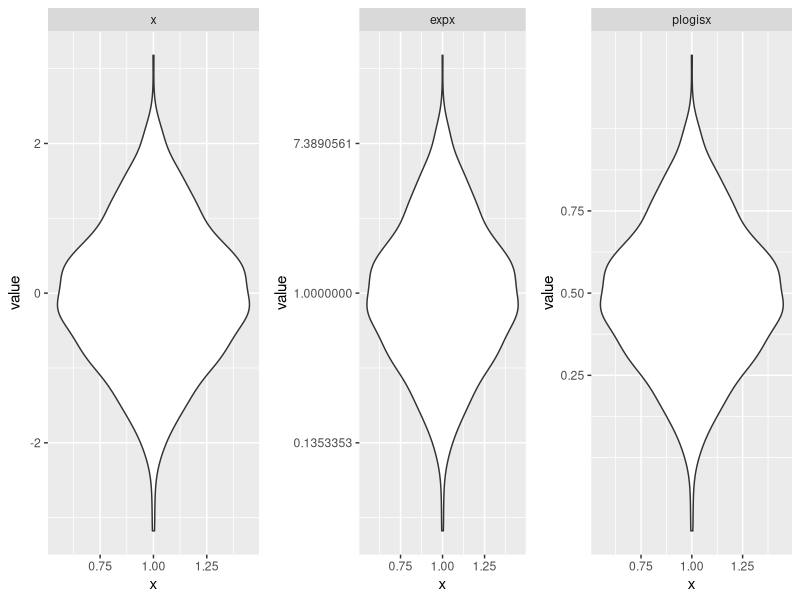

Write the R code that produced this figure.
library(tidyverse)
library(cowplot)
set.seed(101)
dd <- data_frame(x=rnorm(1000),
                 expx = exp(x),
                 plogisx = plogis(x))
ddt <- dd %>% gather(type,value)                         
ff <- function(x,trans) {
    dd0 <- ddt %>% filter(type==x)  ## select column , as data frame
    ggplot(dd0,aes(x=1,y=value))+geom_violin()+
        scale_y_continuous(trans=trans)+
        facet_wrap(~type)
}
mm <- map2(c("x","expx","plogisx"),c("identity","log","logit"),ff)

do.call(plot_grid,c(mm,list(nrow=1)))
